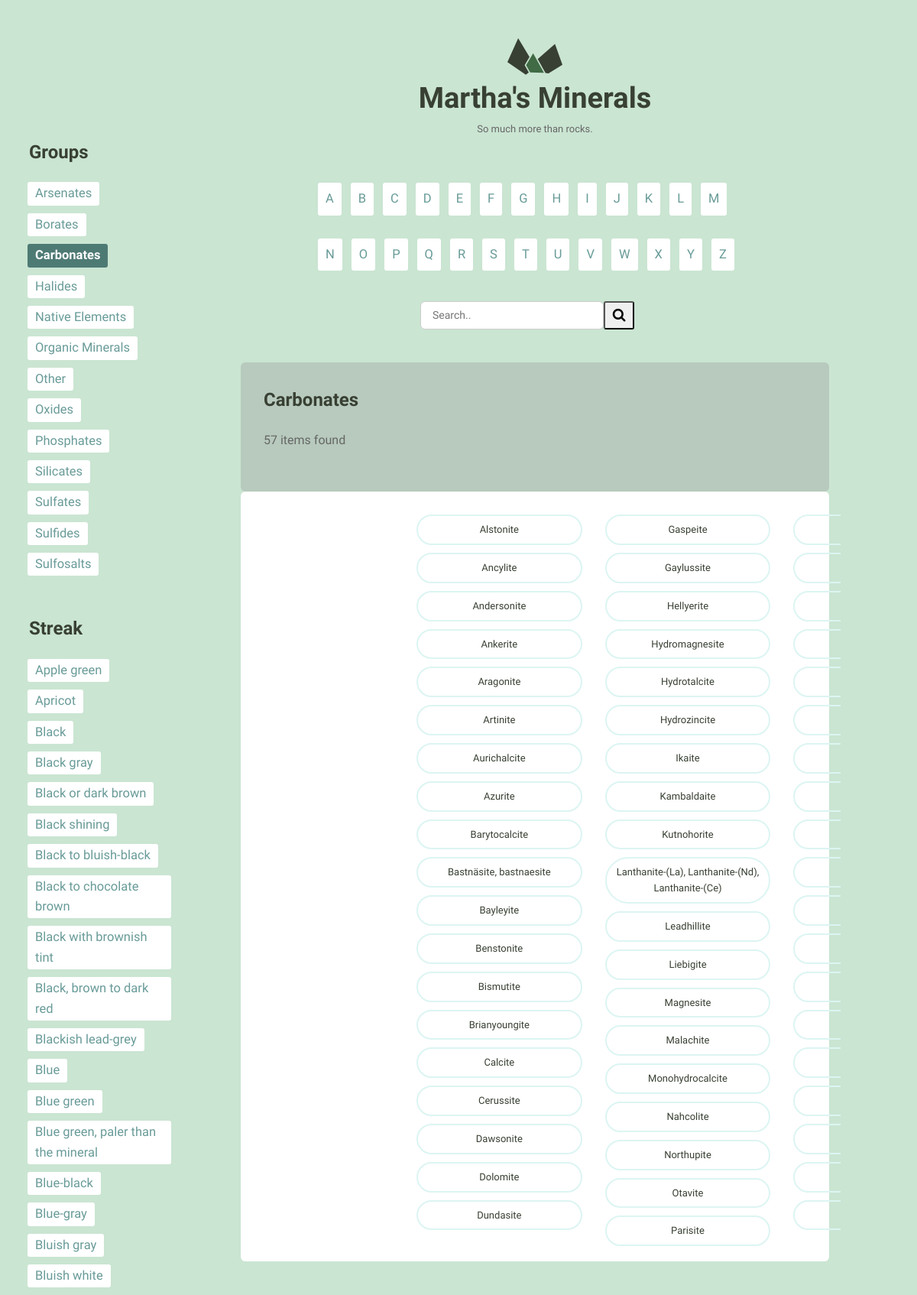
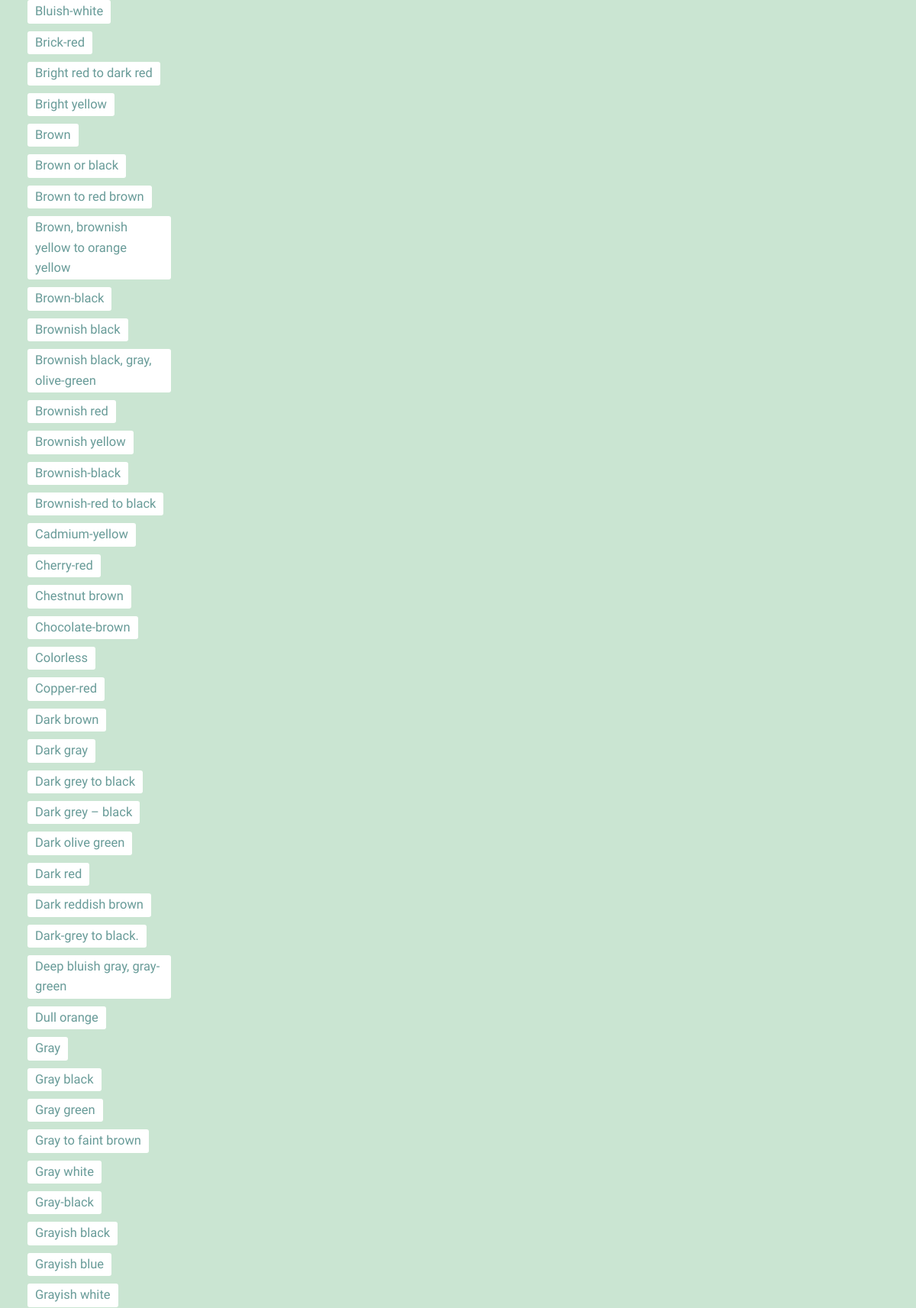
/list/group/Carbonates (upper part), run on the app's committed database (2 pictures, top to bottom).
### catalog/models.py (models this page shows, shortened)
class Mineral(models.Model):
    name = models.CharField(max_length=255, unique=True)
    image_filename = models.CharField(max_length=255)
    image_caption = models.TextField()
    category = models.CharField(max_length=255)
    formula = models.CharField(max_length=255)
    strunz_classification = models.CharField(max_length=255)
    color = models.CharField(max_length=255)
    crystal_system = models.CharField(max_length=255)
    unit_cell = models.CharField(max_length=255)
    crystal_symmetry = models.CharField(max_length=255)
    cleavage = models.CharField(max_length=255)
    mohs_scale_hardness = models.CharField(max_length=255)
    luster = models.CharField(max_length=255)
    streak = models.CharField(max_length=255)
    diaphaneity = models.CharField(max_length=255)
    optical_properties = models.CharField(max_length=255)
    refractive_index = models.CharField(max_length=255)
    crystal_habit = models.CharField(max_length=255)
    specific_gravity = models.CharField(max_length=255)
    group = models.CharField(max_length=255)
    def __str__(self):
        return self.name
    class Meta:
        ordering = ['name']

### catalog/views.py (the view)
# urls.py: path('list/group/<group_filter>', views.mineral_group, name='group_list'),
def mineral_group(request, group_filter):
    mineral_filtered = Mineral.objects.filter(group__iexact=group_filter).order_by('id')
    num_in_group = mineral_filtered.count()
    return render(request, 'catalog/list.html', {
        'group_filter': group_filter,
        'mineral_filtered': mineral_filtered,
        'groups': utils.get_groups(request),
        'streaks': utils.get_streaks(request),
        'num_in_group': num_in_group,
        'random_mineral': utils.get_random_mineral_id(),
    })

### catalog/utils.py (called while the page is built)
def get_groups(request):
    if 'groups' not in request.session:
        groups = sorted(set(models.Mineral.objects.all().values_list('group', flat=True)))
        request.session['groups'] = groups
    else:
        groups = request.session['groups']
    return groups

def get_streaks(request):
    if 'streaks' not in request.session:
        streaks = sorted(set(models.Mineral.objects.all().values_list('streak', flat=True)))
        streaks.pop(0)
        request.session['streaks'] = streaks
    else:
        streaks = request.session['streaks']
    return streaks

def get_random_mineral_id():
    minerals = models.Mineral.objects.all().values_list('id', flat=True)
    return random.choice(minerals)

### catalog/templates/catalog/list.html (shortened to what this page needs)
{% extends 'layout.html' %}
{% block boundsClass %}
    <div class="bounds">{% endblock %}
{% block content %}
    <div class="grid-100">
            {% if not mineral_filtered %}
                <div class="info__container info_results">
                    <h2>No results found {% if term %}for '{{ term }}'{% endif %}</h2>
                    <p>Please try another search</p>
                </div>
            {% else %}
                {% if group_filter %}
                    <div class="info__container info_results">
                        <h2>{{ group_filter|capfirst }}</h2>
                        <p>{{ num_in_group }} item{{ num_in_group|pluralize }} found</p>
                    </div>
                {% endif %}
                <ul class="minerals__container minerals__container_ext">
                    {% for mineral in mineral_filtered %}
                        <li class="minerals__item">
                            <a class="minerals__anchor"
                               href="{% url 'catalog:detail' pk=mineral.pk %}">{{ mineral|safe }}</a>
                        </li>
                    {% endfor %}</ul>
            {% endif %}
    </div>
{% endblock %}

### assets/css/global.css (style rules this page uses)
html { font-family: sans-serif; -ms-text-size-adjust: 100%; -webkit-text-size-adjust: 100%; }
body { margin: 0; }
html { font-size: 62.5%; }
body { background-color: #CAE5D2; font-size: 1.5em; line-height: 1.6; font-weight: 400; font-family: "Cousine"; color: #666; }
.bounds { max-width: 800px; margin: 0 auto; padding: 50px 0 150px; overflow: hidden; }
.grid, .grid-5, .grid-10, .grid-15, .grid-20, .grid-25, .grid-30, .grid-33, .grid-35, .grid-40, .grid-45, .grid-50, .grid-55, .grid-60, .grid-65, .grid-66, .grid-70, .grid-75, .grid-80, .grid-90, .grid-95, .grid-100 { float: left; box-sizing: border-box; position: relative; }
.grid-100 { width: 100%; padding: 0 15px; }
h1, h2, h3, h4, h5, h6 { margin-top: 0; margin-bottom: 2rem; font-weight: bold; font-family: "Work Sans", sans-serif; color: #384033; }
h2 { font-size: 2.4rem; }
@media (min-width: 550px) { h2 { font-size: 2.4rem; } }
p { margin-top: 0; font-size: 1.6rem; }
ul { list-style: circle inside; padding-left: 0; margin-top: 0; }
table, p, ul { margin-bottom: 2.5rem; }
.minerals__container { background-color: #fff; border-radius: 6px; list-style: none; padding: 30px 30px 20px 30px; -webkit-column-gap: 30px; -moz-column-gap: 30px; column-gap: 30px; }
@media (min-width: 640px) { .minerals__container { -webkit-column-count: 3; -moz-column-count: 3; column-count: 3; } }
.minerals__anchor { border: solid 2px #DCF5F2; border-radius: 100px; color: #384033; display: block; font-size: 13px; text-align: center; padding: 8px 0 7px 0; width: 100%; transition: background-color 200ms ease-in-out, font-weight 200ms ease-in-out, color 200ms ease-in-out; margin-left: 200px; }

### assets/css/catalog-style.css (style rules this page uses)
.info__container { background-color: #fff; border-radius: 6px; padding: 30px; }
* { box-sizing: border-box; }
.minerals__container_ext { min-height: 200px; }
.info_results { background-color: #b7cabd; }

### data on the page
Mineral: name "Alstonite"
Mineral: name "Ancylite"
Mineral: name "Andersonite"
Mineral: name "Ankerite"
Mineral: name "Aragonite"
Mineral: name "Artinite"
Mineral: name "Aurichalcite"
Mineral: name "Azurite"
Mineral: name "Barytocalcite"
Mineral: name "Bastnäsite, bastnaesite"
Mineral: name "Bayleyite"
Mineral: name "Benstonite"
Mineral: name "Bismutite"
Mineral: name "Brianyoungite"
Mineral: name "Calcite"
Mineral: name "Cerussite"
Mineral: name "Dawsonite"
Mineral: name "Dolomite"
Mineral: name "Dundasite"
Mineral: name "Gaspeite"
Mineral: name "Gaylussite"
Mineral: name "Hellyerite"
Mineral: name "Hydromagnesite"
Mineral: name "Hydrotalcite"
Mineral: name "Hydrozincite"
Mineral: name "Ikaite"
Mineral: name "Kambaldaite"
Mineral: name "Kutnohorite"
Mineral: name "Lanthanite-(La), Lanthanite-(Nd), Lanthanite-(Ce)"
Mineral: name "Leadhillite"
Mineral: name "Liebigite"
Mineral: name "Magnesite"
Mineral: name "Malachite"
Mineral: name "Monohydrocalcite"
Mineral: name "Nahcolite"
Mineral: name "Northupite"
Mineral: name "Otavite"
Mineral: name "Parisite"

### other printed values
{{ group }} "Arsenates" "Borates" "Carbonates" "Halides" "Native Elements" "Organic Minerals" "Other" "Oxides" "Phosphates" "Silicates" "Sulfates" "Sulfides" "Sulfosalts"
{{ streak }} "Apple green" "Apricot" "Black" "Black gray" "Black or dark brown" "Black shining" "Black to bluish-black" "Black to chocolate brown" "Black with brownish tint" "Black, brown to dark red" "Blackish lead-grey" "Blue" "Blue green" "Blue green, paler than the mineral" "Blue-black" "Blue-gray" "Bluish gray" "Bluish white" "Bluish-white" "Brick-red" "Bright red to dark red" "Bright yellow" "Brown" "Brown or black" "Brown to red brown" "Brown, brownish yellow to orange yellow" "Brown-black" "Brownish black" "Brownish black, gray, olive-green" "Brownish red" "Brownish yellow" "Brownish-black" "Brownish-red to black" "Cadmium-yellow" "Cherry-red" "Chestnut brown" "Chocolate-brown" "Colorless" "Copper-red" "Dark brown" "Dark gray" "Dark grey to black" "Dark grey – black" "Dark olive green" "Dark red" "Dark reddish brown" "Dark-grey to black." "Deep bluish gray, gray-green" "Dull orange" "Gray" "Gray black" "Gray green" "Gray to faint brown" "Gray white" "Gray-black" "Grayish black" "Grayish blue" "Grayish white"
{{ letter|upper }} "B" "C" "D" "E" "F" "G" "H" "I" "J" "K" "L" "M" "N" "O" "P" "Q" "R" "S" "T" "U" "V" "W" "X" "Y" "Z"
{{ group_filter|capfirst }} "Carbonates"
{{ num_in_group }} "57"
